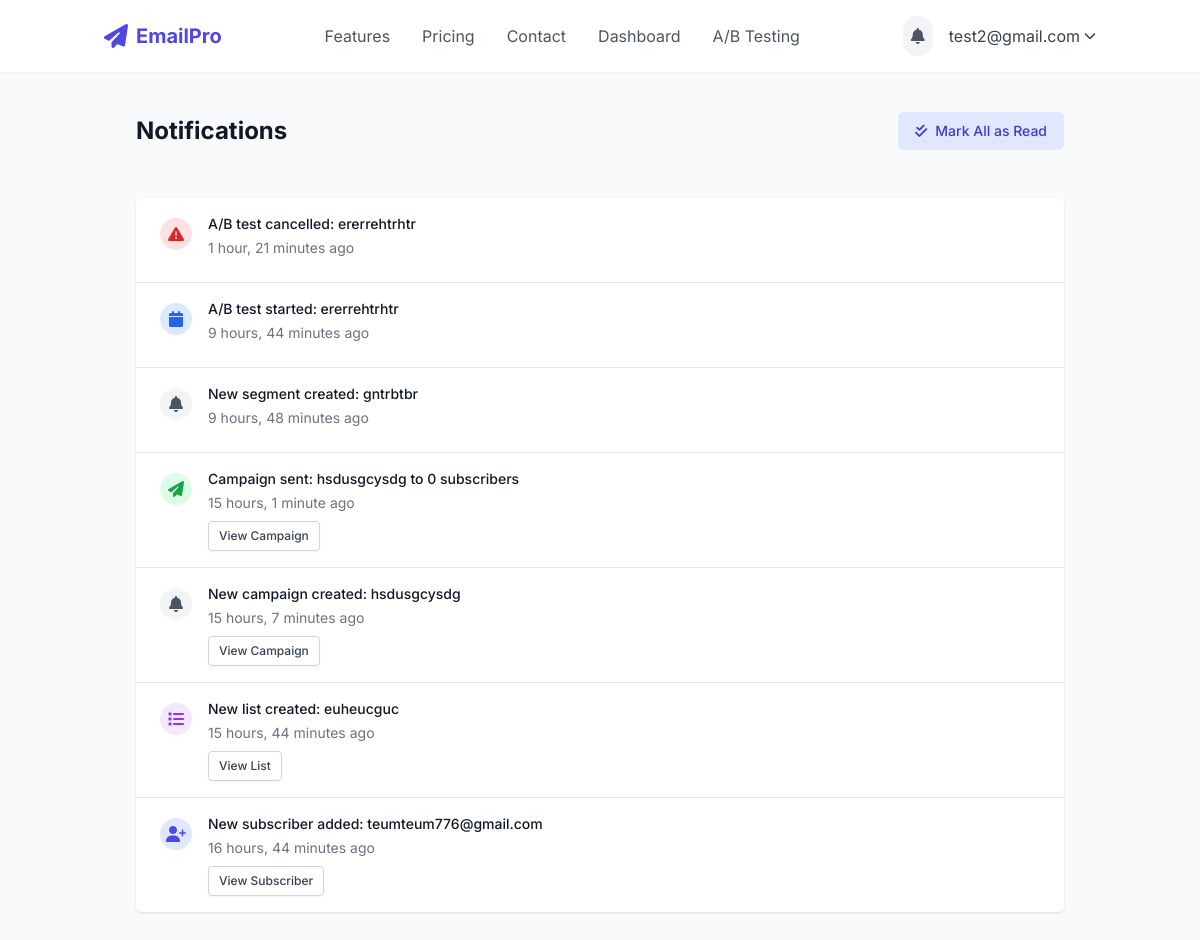
Screenshot of /notifications/ (signed in) with the database file from the repository.
### users/models.py (models this page shows, shortened)
class CustomUser(AbstractUser):
    email = models.EmailField(_('email address'), unique=True)
    company_name = models.CharField(max_length=255, blank=True)
    profile_image = models.ImageField(upload_to='profile_images/', blank=True, null=True)
    subscription_plan = models.CharField(
        max_length=20,
        choices=[
            ('free', 'Free'),
            ('basic', 'Basic'),
            ('premium', 'Premium'),
            ('enterprise', 'Enterprise'),
        ],
        default='free'
    )
    usage_quota = models.PositiveIntegerField(default=100)  # Number of emails allowed to send
    is_verified = models.BooleanField(default=False)
    USERNAME_FIELD = 'email'
    REQUIRED_FIELDS = ['username']

### marketing/models.py (models this page shows, shortened)
class Notification(models.Model):
    NOTIFICATION_TYPES = [
        ('campaign_sent', 'Campaign Sent'),
        ('campaign_scheduled', 'Campaign Scheduled'),
        ('campaign_error', 'Campaign Error'),
        ('subscriber_added', 'Subscriber Added'),
        ('subscriber_removed', 'Subscriber Removed'),
        ('list_created', 'List Created'),
        ('system', 'System Notification'),
    ]
    user = models.ForeignKey(settings.AUTH_USER_MODEL, on_delete=models.CASCADE, related_name='notifications')
    message = models.CharField(max_length=255)
    notification_type = models.CharField(max_length=20, choices=NOTIFICATION_TYPES, default='system')
    is_read = models.BooleanField(default=False)
    related_object_id = models.PositiveIntegerField(null=True, blank=True)  # For linking to campaigns, subscribers, etc.
    related_object_type = models.CharField(max_length=50, blank=True)  # e.g., 'campaign', 'subscriber', etc.
    created_at = models.DateTimeField(auto_now_add=True)
    class Meta:
        ordering = ['-created_at']

### marketing/views.py (the view)
# urls.py: path('notifications/', views.notification_list, name='notification_list'),
@login_required
def notification_list(request):
    notifications = Notification.objects.filter(user=request.user).order_by('-created_at')
    paginator = Paginator(notifications, 20)
    page_number = request.GET.get('page')
    page_obj = paginator.get_page(page_number)
    unread_count = notifications.filter(is_read=False).count()
    return render(request, 'marketing/notification_list.html', {
        'page_obj': page_obj,
        'unread_count': unread_count
    })

### templates/marketing/notification_list.html (shortened to what this page needs)
{% extends 'base.html' %}
{% load static %}
{% block content %}
<div class="bg-gray-50 min-h-screen">
    <div class="">
        <div class="max-w-7xl mx-auto px-4 sm:px-6 lg:px-8 py-4">
            <div class="flex items-center justify-between">
                <h1 class="text-2xl font-bold text-gray-900">Notifications</h1>
                <div>
                    <a href="{% url 'mark_notifications_read' %}" class="inline-flex items-center px-4 py-2 border border-transparent text-sm font-medium rounded-md text-indigo-700 bg-indigo-100 hover:bg-indigo-200 focus:outline-none focus:ring-2 focus:ring-offset-2 focus:ring-indigo-500">
                        <i class="fas fa-check-double mr-2"></i> Mark All as Read
                    </a>
                </div>
            </div>
        </div>
    </div>
    <div class="max-w-7xl mx-auto px-4 sm:px-6 lg:px-8 py-8">
        <div class="bg-white shadow overflow-hidden rounded-md">
            {% if page_obj %}
                <ul class="divide-y divide-gray-200">
                    {% for notification in page_obj %}
                        <li class="{% if not notification.is_read %}bg-indigo-50{% endif %} hover:bg-gray-50">
                            <div class="px-4 py-4 sm:px-6">
                                <div class="flex items-start">
                                    <div class="flex-shrink-0 pt-1">
                                        {% if notification.notification_type == 'campaign_sent' %}
                                            <span class="h-8 w-8 rounded-full bg-green-100 flex items-center justify-center">
                                                <i class="fas fa-paper-plane text-green-600"></i>
                                            </span>
                                        {% elif notification.notification_type == 'campaign_scheduled' %}
                                            <span class="h-8 w-8 rounded-full bg-blue-100 flex items-center justify-center">
                                                <i class="fas fa-calendar text-blue-600"></i>
                                            </span>
                                        {% elif notification.notification_type == 'campaign_error' %}
                                            <span class="h-8 w-8 rounded-full bg-red-100 flex items-center justify-center">
                                                <i class="fas fa-exclamation-triangle text-red-600"></i>
                                            </span>
                                        {% elif notification.notification_type == 'subscriber_added' %}
                                            <span class="h-8 w-8 rounded-full bg-indigo-100 flex items-center justify-center">
                                                <i class="fas fa-user-plus text-indigo-600"></i>
                                            </span>
                                        {% elif notification.notification_type == 'subscriber_removed' %}
                                            <span class="h-8 w-8 rounded-full bg-yellow-100 flex items-center justify-center">
                                                <i class="fas fa-user-minus text-yellow-600"></i>
                                            </span>
                                        {% elif notification.notification_type == 'list_created' %}
                                            <span class="h-8 w-8 rounded-full bg-purple-100 flex items-center justify-center">
                                                <i class="fas fa-list text-purple-600"></i>
                                            </span>
                                        {% else %}
                                            <span class="h-8 w-8 rounded-full bg-gray-100 flex items-center justify-center">
                                                <i class="fas fa-bell text-gray-600"></i>
                                            </span>
                                        {% endif %}
                                    </div>
                                    <div class="ml-4 flex-1">
                                        <div class="flex justify-between">
                                            <p class="text-sm font-medium text-gray-900">{{ notification.message }}</p>
                                        </div>
                                        <p class="text-sm text-gray-500 mt-1">{{ notification.created_at|timesince }} ago</p>
                                        {% if notification.related_object_type and notification.related_object_id %}
                                            <div class="mt-2">
                                                {% if notification.related_object_type == 'campaign' %}
                                                    <a href="{% url 'campaign_detail' pk=notification.related_object_id %}" class="inline-flex items-center px-2.5 py-1.5 border border-gray-300 shadow-sm text-xs font-medium rounded text-gray-700 bg-white hover:bg-gray-50 focus:outline-none focus:ring-2 focus:ring-offset-2 focus:ring-indigo-500">
                                                        View Campaign
                                                    </a>
                                                {% elif notification.related_object_type == 'subscriber' %}
                                                    <a href="{% url 'edit_subscriber' pk=notification.related_object_id %}" class="inline-flex items-center px-2.5 py-1.5 border border-gray-300 shadow-sm text-xs font-medium rounded text-gray-700 bg-white hover:bg-gray-50 focus:outline-none focus:ring-2 focus:ring-offset-2 focus:ring-indigo-500">
                                                        View Subscriber
                                                    </a>
                                                {% elif notification.related_object_type == 'subscriberlist' %}
                                                    <a href="{% url 'subscriber_list_detail' pk=notification.related_object_id %}" class="inline-flex items-center px-2.5 py-1.5 border border-gray-300 shadow-sm text-xs font-medium rounded text-gray-700 bg-white hover:bg-gray-50 focus:outline-none focus:ring-2 focus:ring-offset-2 focus:ring-indigo-500">
                                                        View List
                                                    </a>
                                                {% endif %}
                                            </div>
                                        {% endif %}
                                    </div>
                                </div>
                            </div>
                        </li>
                    {% endfor %}
                </ul>
            {% endif %}
        </div>
    </div>
</div>
{% endblock %}

### templates/base.html (shortened to what this page needs)
{% load static %}
<!DOCTYPE html>
<html lang="en">
<head>
    <script src="https://cdn.tailwindcss.com"></script>
    <link rel="stylesheet" href="https://cdnjs.cloudflare.com/ajax/libs/font-awesome/6.4.0/css/all.min.css">
    <link rel="stylesheet" href="{% static 'css/auth.css' %}">
</head>
<body class="min-h-screen bg-gray-50 text-gray-800">
    <header class="bg-white shadow-sm">
        <div class="container mx-auto px-4 py-4 flex justify-between items-center">
            <a href="{% url 'home' %}" class="flex items-center space-x-2">
                <i class="fas fa-paper-plane text-indigo-600 text-2xl"></i>
                <span class="font-bold text-xl text-indigo-600">EmailPro</span>
            </a>
            <nav class="hidden md:flex space-x-8">
                <a href="{% url 'features' %}" class="text-gray-600 hover:text-indigo-600 transition-colors">Features</a>
                <a href="{% url 'pricing' %}" class="text-gray-600 hover:text-indigo-600 transition-colors">Pricing</a>
                <a href="{% url 'contact' %}" class="text-gray-600 hover:text-indigo-600 transition-colors">Contact</a>
                {% if user.is_authenticated %}
                    <a href="{% url 'dashboard' %}" class="text-gray-600 hover:text-indigo-600 transition-colors">Dashboard</a>
                    <a href="{% url 'ab_testing' %}" class="text-gray-600 hover:text-indigo-600 transition-colors">A/B Testing</a>
                {% endif %}
            </nav>
            <div class="flex items-center space-x-4">
                {% if user.is_authenticated %}
                    <div class="relative" x-data="notificationSystem()" x-init="loadNotifications()">
                        <button @click="open = !open" class="p-2 rounded-full bg-gray-100 text-gray-600 hover:bg-gray-200 focus:outline-none relative">
                            <i class="fas fa-bell"></i>
                        </button>
                    </div>
                    <div class="relative group">
                        <button class="flex items-center space-x-1 text-gray-700 hover:text-indigo-600">
                            <span>{{ user.email }}</span>
                            <i class="fas fa-chevron-down text-xs"></i>
                        </button>
                    </div>
                {% else %}
                    <a href="{% url 'login' %}" class="px-4 py-2 text-indigo-600 hover:text-indigo-800 transition-colors">Login</a>
                    <a href="{% url 'register' %}" class="px-4 py-2 bg-indigo-600 text-white rounded-md hover:bg-indigo-700 transition-colors">Sign Up</a>
                {% endif %}
            </div>
        </div>
    </header>
    <main class="container mx-auto px-4 py-6">
        {% block content %}{% endblock %}
    </main>
</body>
</html>

### static/css/auth.css (style rules this page uses)
a { color: #4f46e5; text-decoration: none; }

### templates/base.html (style rules this page uses)
body { font-family: 'Inter', sans-serif; }

### rows the page displays
CustomUser: email "test2@gmail.com"
Notification: notification_type "campaign_error" (drawn), message "A/B test cancelled: ererrehtrhtr", created_at "1 hour, 21 minutes"
Notification: message "A/B test started: ererrehtrhtr", created_at "9 hours, 44 minutes"
Notification: notification_type "system" (drawn), message "New segment created: gntrbtbr", created_at "9 hours, 48 minutes"
Notification: notification_type "campaign_sent" (drawn), message "Campaign sent: hsdusgcysdg to 0 subscribers", created_at "15 hours, 1 minute", related_object_type "View Campaign"
Notification: notification_type "system" (drawn), message "New campaign created: hsdusgcysdg", created_at "15 hours, 7 minutes", related_object_type "View Campaign"
Notification: notification_type "list_created" (drawn), message "New list created: euheucguc", created_at "15 hours, 44 minutes", related_object_type "View List"
Notification: notification_type "subscriber_added" (drawn), message "New subscriber added: teumteum776@gmail.com", created_at "16 hours, 44 minutes", related_object_type "View Subscriber"
